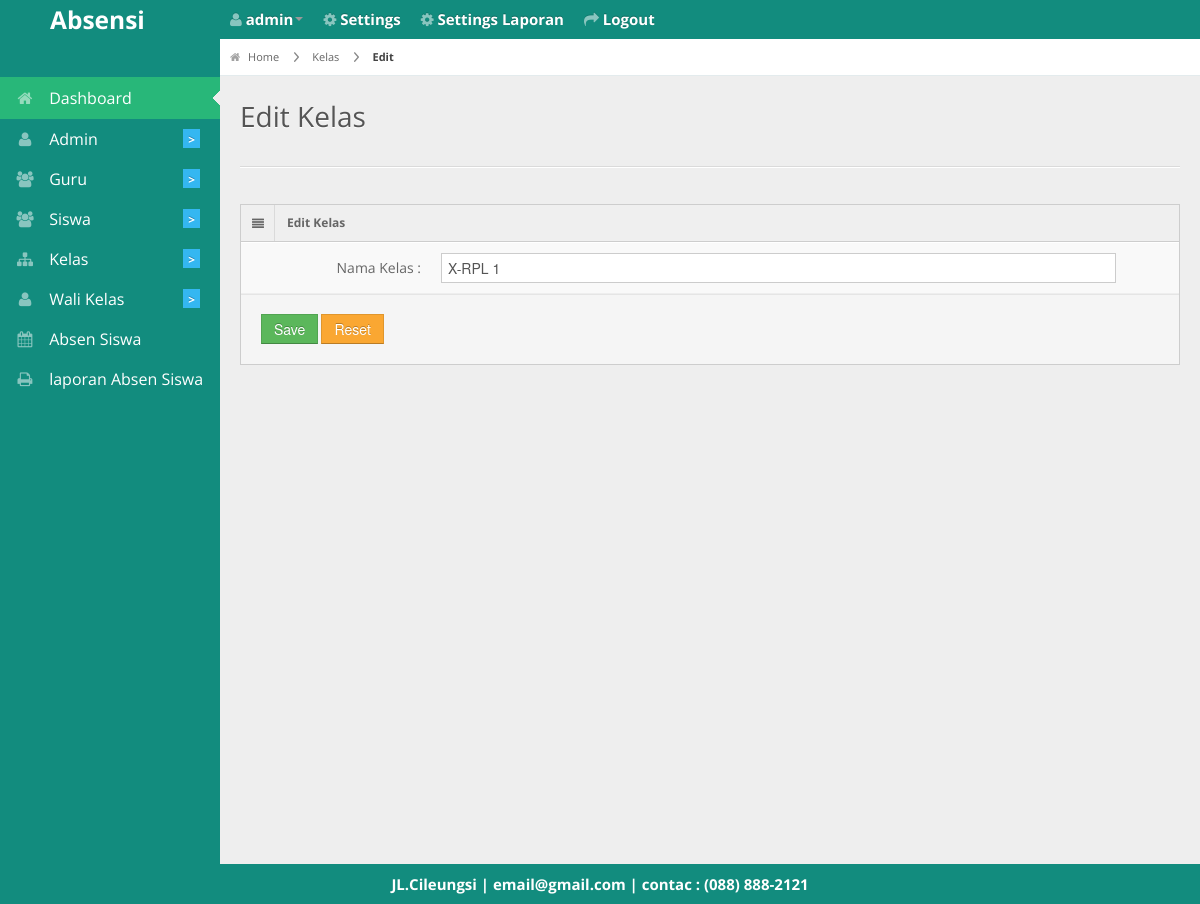
/admin/kelas/edit/1 (signed in), run on the app's committed database.
### tables this page shows
CREATE TABLE `kelas` (
  `id_kelas` int(11) NOT NULL,
  `nama_kelas` varchar(30) NOT NULL
);

CREATE TABLE `biodata` (
  `id_biodata` int(11) NOT NULL,
  `nama_sekolah` varchar(255) NOT NULL,
  `alamat` varchar(255) NOT NULL,
  `photo` varchar(255) NOT NULL,
  `email` varchar(255) NOT NULL,
  `telepon` varchar(20) NOT NULL,
  `kota` varchar(50) NOT NULL
);

### admin/editkelas.php (the view, shortened to what this page needs)
<?php
 include '../db/koneksi.php';
 include '../layout/header.php'; ?>
 <div id="content">
 <div id="content-header">
   <div id="breadcrumb"> <a href="http://localhost/Tugas_Absen_siswa/<?php echo $_SESSION['akses']; ?>/" title="Go to Home" class="tip-bottom"><i class="icon-home"></i> Home</a>
     <a href="http://localhost/Tugas_Absen_siswa/admin/kelas" class="tip-bottom">Kelas</a> <a href="#" class="current">Edit</a> </div>
   <h1>Edit Kelas</h1>
 </div>
 <div class="container-fluid">
   <hr>
   <div class="row-fluid">
     <div class="span12">
       <div class="widget-box">
         <div class="widget-title"> <span class="icon"> <i class="icon-align-justify"></i> </span>
           <h5>Edit Kelas</h5>
         </div>
         <div class="widget-content nopadding">
           <?php
           $query_pilih_tampil=mysqli_query($konek,"select * from kelas where id_kelas=$_GET[edit]");
           while($data=mysqli_fetch_array($query_pilih_tampil)){
             ?>
           <form action="../../proses.php?edit_kelas=<?php echo $_GET['edit']; ?>" method="post" class="form-horizontal">
             <div class="control-group">
               <label class="control-label">Nama Kelas :</label>
               <div class="controls">
                 <input type="text" class="span11" placeholder="Nama Kelas"name="nama_kelas"
                 value="<?php echo $data['nama_kelas']; ?>" />
               </div>
             </div>
             <div class="form-actions">
               <button type="submit" class="btn btn-success">Save</button>
                <button type="reset" class="btn btn-warning">Reset</button>
             </div>
           </form>
           <?php } ?>
         </div>
       </div>
     </div>
   </div>
 </div>
</div>
 <?php include '../layout/footer.php'; ?>

### layout/footer.php (shortened to what this page needs)
<div class="row-fluid">
  <div id="footer" class="span12"style="
    color: #fff;
    font-weight: bold;
    font-size: 15px;
">
     <?php echo "$header_photo[alamat] | $header_photo[email] | contac : $header_photo[telepon]"; ?> </div>
</div>
</body>
</html>

### css/matrix-style.css (style rules this page uses)
* { outline:none !important; -moz-outline: none !important; }
html, body { height:100% }
body { overflow-x: hidden; margin-top: -10px; font-family: 'Open Sans', sans-serif; font-size:12px; color:#666; }
a { color:#666; }
select, textarea, input[type="text"], input[type="password"], input[type="datetime"], input[type="datetime-local"], input[type="date"], input[type="month"], input[type="time"], input[type="week"], input[type="number"], input[type="email"], input[type="url"], input[type="search"], input[type="tel"], input[type="color"], .uneditable-input, .label, .dropdown-menu, .btn, .well, .progress, .table-bordered, .btn-group > .btn:first-child, .btn-group > .btn:last-child, .btn-group > .btn:last-child, .btn-group > .dropdown-toggle, .alert { border-radius:0px; }
.btn, textarea, input[type="text"], input[type="password"], input[type="datetime"], input[type="datetime-local"], input[type="date"], input[type="month"], input[type="time"], input[type="week"], input[type="number"], input[type="email"], input[type="url"], input[type="search"], input[type="tel"], input[type="color"], .uneditable-input { box-shadow:none; }
.progress, .progress-success .bar, .progress .bar-success, .progress-warning .bar, .progress .bar-warning, .progress-danger .bar, .progress .bar-danger, .progress-info .bar, .progress .bar-info, .btn, .btn-primary { background-image:none; }
.form-horizontal .form-actions { padding-left:20px; }
#footer { padding:10px; text-align:center; }
hr { border-top-color:#dadada; }
#content { background: none repeat scroll 0 0 #eeeeee; margin-left: 220px; margin-right: 0; padding-bottom: 25px; position: relative; min-height:100%; width: auto; }
#content-header { position: abslute; width: 100%; margin-top: -38px; z-index: 20; }
#content-header h1 { color: #555555; font-size: 28px; font-weight: normal; float: none; text-shadow: 0 1px 0 #ffffff; margin-left: 20px; position: relative; }
#content-header h1, #content-header .btn-group { margin-top: 20px; }
#breadcrumb { background-color: #fff; border-bottom: 1px solid #e3ebed; }
#breadcrumb a { padding: 8px 20px 8px 10px; display: inline-block; background-image: url('../img/breadcrumb.png'); background-position: center right; background-repeat: no-repeat; font-size: 11px; color: #666666; }
#breadcrumb a:last-child { background-image:none; }
#breadcrumb a.current { font-weight: bold; color: #444444; }
#breadcrumb a i { margin-right: 5px; opacity: .6; }
.stat-boxes .peity_bar_good, .stat-boxes .peity_line_good, { color: #459D1C; }
.widget-box { background: none repeat scroll 0 0 #F9F9F9; border-left: 1px solid #CDCDCD; border-top: 1px solid #CDCDCD; border-right: 1px solid #CDCDCD; clear: both; margin-top: 16px; margin-bottom: 16px; position: relative; }
.widget-title, .modal-header, .table th, div.dataTables_wrapper .ui-widget-header { background:#efefef; border-bottom: 1px solid #CDCDCD; height: 36px; }
.widget-title span.icon { padding: 9px 10px 7px 11px; float: left; border-right:1px solid #dadada; }
.widget-title h5 { color: #666; float: left; font-size: 12px; font-weight: bold; padding: 12px; line-height: 12px; margin: 0; }
.widget-content { padding:15px; border-bottom: 1px solid #cdcdcd; }
.nopadding { padding: 0 !important; }
form { margin-bottom: 0; }
.form-horizontal .control-group { border-top: 1px solid #ffffff; border-bottom: 1px solid #eeeeee; margin-bottom: 0; }
.form-horizontal .control-label { padding-top: 15px; width: 180px; }
.form-horizontal .controls { margin-left: 200px; padding: 10px 0; }
.form-horizontal .form-actions { margin-top: 0; margin-bottom: 0; }

### css/matrix-media.css (style rules this page uses)
body { background: #128C7E; }

### data on the page
kelas: nama_kelas "X-RPL 1"
biodata: alamat "JL.Cileungsi", email "email@gmail.com", telepon "(088) 888-2121"

### other printed values
$_SESSION['username'] "admin"
